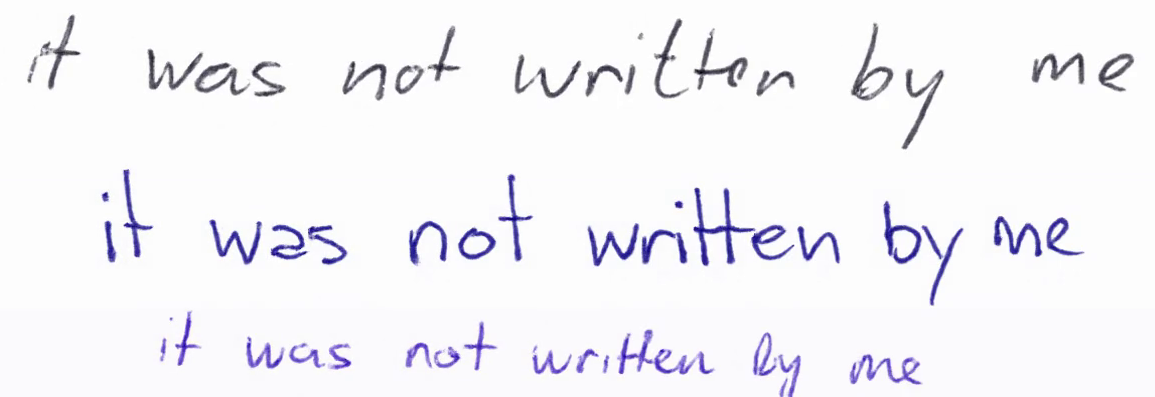
#> input picture sample5.png, 1155 x 397 px, given in place of out.png, which was not available
$ python main.py out.png
#> lines starting #> are read from the running program, lines starting #| are printed output that depends on the picture; after the words box and inside, x2 and y2 are one past the last pixel; in counts of white or black regions, pixels touching at a corner belong together; pictures that were not available may be replaced by others from this repository, and a replacement may not be noted
### preprocess.py
import cv2

def preprocess_image(img_path):
    # Read image in grayscale
#> called with img_path = 'out.png'
    img = cv2.imread(img_path, cv2.IMREAD_GRAYSCALE)
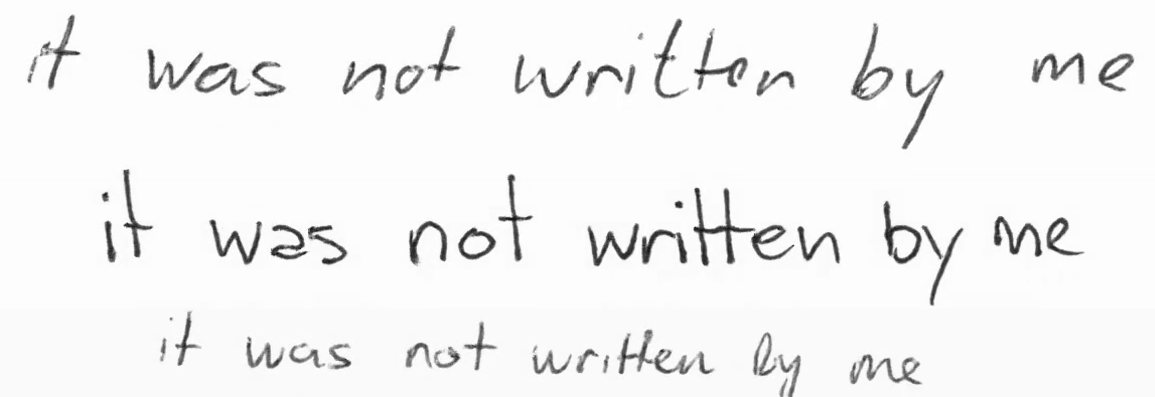
#> img: shape (397, 1155); min 0, max 255, mean 243.6

    # Optional: threshold to enhance handwritten text
    _, img = cv2.threshold(img, 150, 255, cv2.THRESH_BINARY_INV)
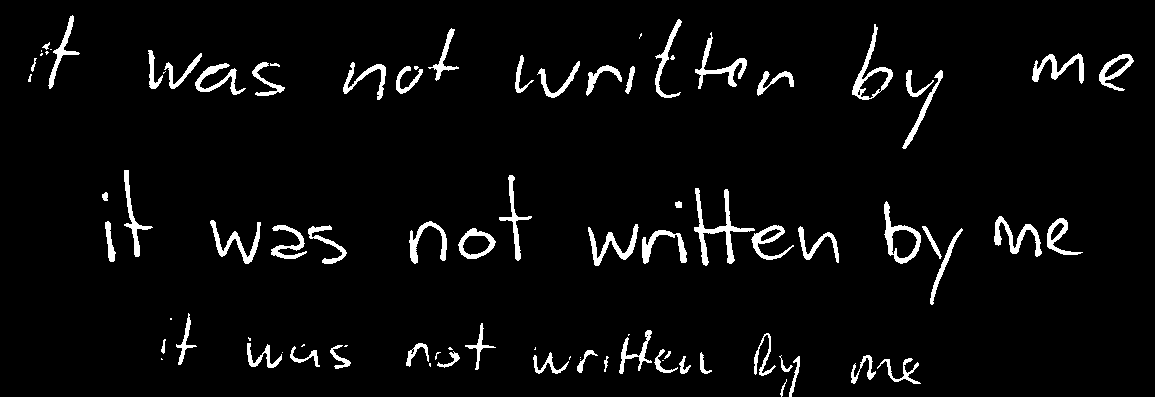
#> img: shape (397, 1155); 4.4% white; 89 white regions (24 under 20 px), largest, box (x1, y1, x2, y2) and area: (694, 188, 755, 266) 962, (852, 24, 893, 100) 667, (884, 201, 921, 264) 656

    # Optional: resize huge images to max width 1024px
    max_width = 1024
    if img.shape[1] > max_width:
        scale = max_width / img.shape[1]
#> scale = 0.887
        img = cv2.resize(img, (0,0), fx=scale, fy=scale)
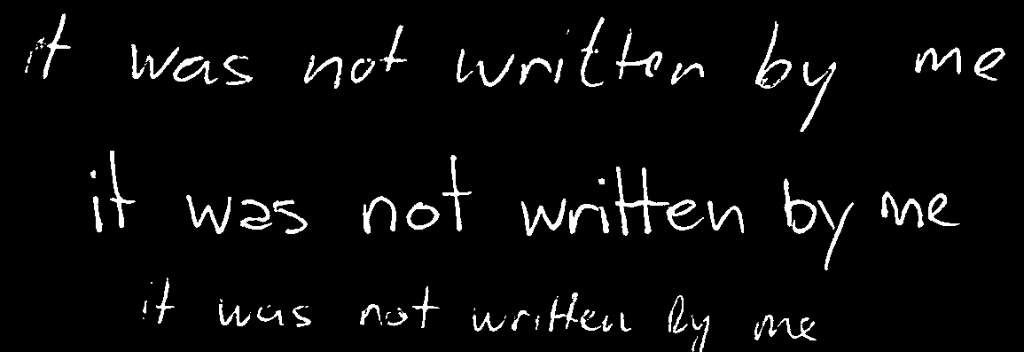
#> img: shape (352, 1024); min 0, max 255, mean 11.2

    return img

### main.py
import pytesseract
from PIL import Image
import cv2
from preprocess import preprocess_image  # Fixed import

def predict_text(img_path):
    # Preprocess the image (optional but improves accuracy)
    img = preprocess_image(img_path)

    # Convert OpenCV grayscale image to PIL image
    pil_img = Image.fromarray(img)

    # Tesseract config (LSTM OCR engine, assume single block of text)
    custom_config = r'--oem 3 --psm 6'

    # Run OCR
#> (the run stopped early here; a loop or call above may not have finished)
